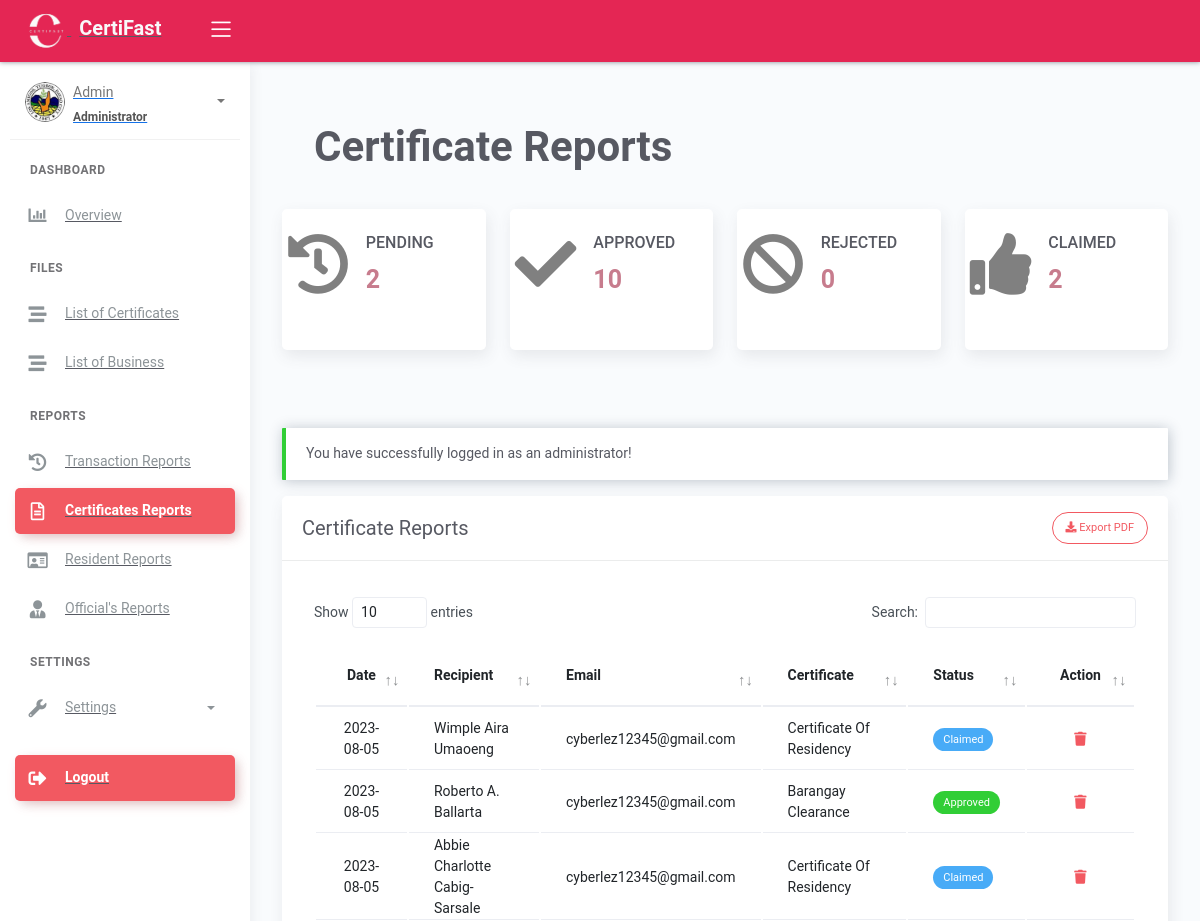
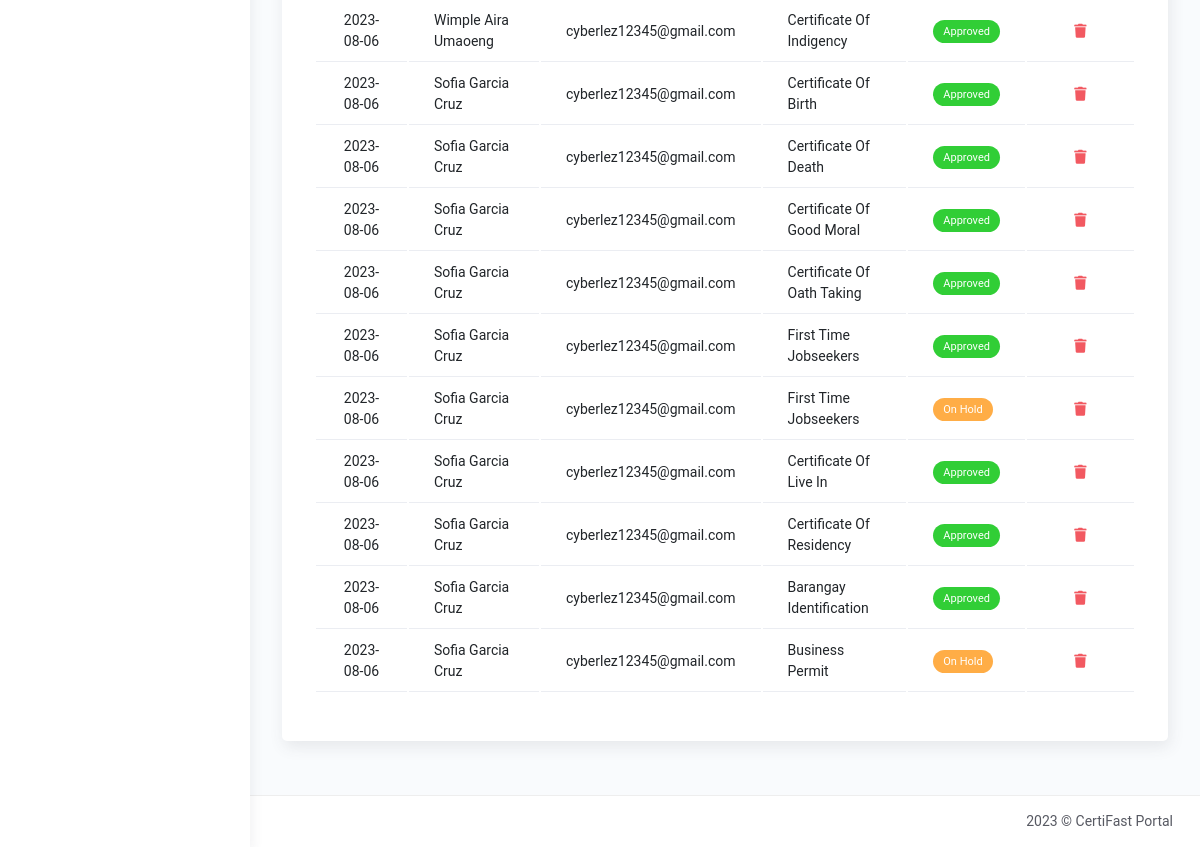
/certificates_reports.php (signed in), run on the app's committed database (2 pictures, top to bottom).
### tables this page shows
CREATE TABLE `tblresident_requested` (
  `cert_id` int(11) NOT NULL AUTO_INCREMENT,
  `resident_name` varchar(100) NOT NULL,
  `certificate_name` varchar(50) NOT NULL,
  `purok` varchar(50) NOT NULL,
  `email` varchar(50) NOT NULL,
  `date_applied` date NOT NULL DEFAULT current_timestamp(),
  `status` varchar(50) NOT NULL,
  PRIMARY KEY (`cert_id`)
);

### certificates_reports.php (the view, shortened to what this page needs)
<?php include 'server/server.php' ?>
<?php
    $query = "SELECT COUNT(certificate_name) as pending FROM tblresident_requested WHERE status = 'on hold'";
    $revenue1 = $conn->query($query)->fetch_assoc();
    $sql1 = "SELECT COUNT(certificate_name) as approved FROM tblresident_requested WHERE status = 'approved'";
    $result1 = $conn->query($sql1);
    $row1 = $result1->fetch_assoc();
    $residencyCount = $row1['approved'];
	$query2 = "SELECT COUNT(certificate_name) as rejected FROM tblresident_requested WHERE status = 'rejected'";
	$revenue3 = $conn->query($query2)->fetch_assoc();
    $query3 = "SELECT COUNT(certificate_name) as claimed FROM tblresident_requested WHERE status = 'claimed'";
	$revenue4 = $conn->query($query3)->fetch_assoc();
    $sql = "SELECT * FROM tblresident_requested WHERE status IN('on hold','claimed','approved','rejected')";
    $result = $conn->query($sql);
    $resident = array();
    while ($row = $result->fetch_assoc()) {
    $status = $row['status'];
    $statusBadge = '';
    if ($status == 'on hold') {
        $statusBadge = '<span class="badge badge-warning">On Hold</span>';
    } elseif ($status == 'approved') {
        $statusBadge = '<span class="badge badge-success">Approved</span>';
    } elseif ($status == 'rejected') {
        $statusBadge = '<span class="badge badge-danger">Rejected</span>';
    } elseif ($status == 'claimed') {
        $statusBadge = '<span class="badge badge-info">Claimed</span>';
    }
    $row['residency_badge'] = $statusBadge;
    if ($status == 'on hold') {
        $resident[] = $row;
    } elseif ($status == 'approved') {
        $resident[] = $row;
    } elseif ($status == 'rejected') {
        $resident[] = $row;
    } elseif ($status == 'claimed') {
        $resident[] = $row;
    }
}
?>
<!DOCTYPE html>
<html lang="en">
<head>
	<?php include 'templates/header.php' ?>
</head>
<body>
	<div class="wrapper">
		<?php include 'templates/main-header.php' ?>
		<?php include 'templates/sidebar.php' ?>
		<div class="main-panel">
			<div class="content">
					<div class="page-inner mt-2">
                        <div class="panel-header">
                                <div class="page-inner">
                                    <div class="d-flex align-items-left align-items-md-center flex-column flex-md-row">
                                        <div>
                                            <h1 class="text-center fw-bold" style="font-size: 300%;">Certificate Reports</h1>
                                        </div>
                                    </div>
                                </div>
                            </div>
                        <div class="row">
                            <div class="col-md-3">
                                <div class="card card-stats card card-round">
                                    <div class="card-body">
                                        <div class="row">
                                            <div class="col-4">
                                                <div class="icon-big text-center">
                                                    <i class="fa fa-history fa-2x" aria-hidden="true" style="color: gray;"></i>
                                                </div>
                                            </div>
                                            <div class="col-2 col-stats">
                                                <div class="numbers mt-2">
                                                    <h2 class="text-uppercase" style="font-size: 16px;">Pending</h2>
                                                    <h3 class="fw-bold" style="font-size: 25px; color: #C77C8D;"><?= number_format($revenue1['pending']) ?></h3>
                                                </div>
                                            </div>
                                        </div>
                                        <div class="card-body">
                                        </div>
                                    </div>
                                </div>
                            </div>
                            <div class="col-md-3">
                                <div class="card card-stats card card-round" >
                                    <div class="card-body">
                                        <div class="row">
                                            <div class="col-4">
                                                <div class="icon-big text-center">
                                                    <i class="fa fa-check fa-2x" aria-hidden="true" style="color: gray;"></i>
                                                </div>
                                            </div>
                                            <div class="col-2 col-stats">
                                                <div class="numbers mt-2">
                                                    <h2 class="text-uppercase" style="font-size: 16px;">Approved</h2>
                                                    <h3 class="fw-bold" style="font-size: 25px; color: #C77C8D;"><?= number_format($residencyCount)?></h3>
                                                </div>
                                            </div>
                                        </div>
                                        <div class="card-body">
                                        </div>
                                    </div>
                                </div>
                            </div>
                            <div class="col-md-3">
                                <div class="card card-stats card-round">
                                    <div class="card-body">
                                        <div class="row">
                                            <div class="col-4">
                                                <div class="icon-big text-center">
                                                    <i class="fa fa-ban fa-2x" aria-hidden="true" style="color: gray;"></i>
                                                </div>
                                            </div>
                                            <div class="col-2 col-stats">
                                                <div class="numbers mt-2">
                                                    <h3 class="text-uppercase" style="font-size: 16px;">Rejected</h3>
                                                    <h5 class="fw-bold text-uppercase" style="font-size: 25px; color: #C77C8D;"><?= number_format($revenue3['rejected'])?></h5>
                                                </div>
                                            </div>
                                        </div>
                                        <div class="card-body">
                                        </div>
                                    </div>
                                </div>
                            </div>
                            <div class="col-md-3">
                                <div class="card card-stats card card-round">
                                    <div class="card-body">
                                        <div class="row">
                                            <div class="col-4">
                                                <div class="icon-big text-center">
                                                    <i class="fa fa-thumbs-up fa-2x" aria-hidden="true" style="color: gray;"></i>
                                                </div>
                                            </div>
                                            <div class="col-2 col-stats">
                                                <div class="numbers mt-2">
                                                    <h2 class="text-uppercase" style="font-size: 16px;">Claimed</h2>
                                                    <h3 class="fw-bold" style="font-size: 25px; color: #C77C8D;"><?= number_format($revenue4['claimed']) ?></h3>
                                                </div>
                                            </div>
                                        </div>
                                        <div class="card-body">
                                        </div>
                                    </div>
                                </div>
                            </div>
					    </div>
					</div>
                    <div class="page-inner">
                        <?php if(isset($_SESSION['message'])): ?>
								<div class="alert alert-<?= $_SESSION['success']; ?> <?= $_SESSION['success']=='danger' ? 'bg-danger text-light' : null ?>" role="alert">
									<?php echo $_SESSION['message']; ?>
								</div>
						<?php endif ?>
                        <div class="row mt-2">
                            <div class="col-md-12">
                                <div class="card">
                                    <div class="card-header">
                                        <div class="card-head-row">
                                            <div class="card-title">Certificate Reports</div>
                                            <?php if(isset($_SESSION['username'])):?>
                                            <div class="card-tools">
                                                <a id="pdf" class="btn btn-danger btn-border btn-round btn-sm">
                                                    <i class="fas fa-download"></i>
                                                    Export PDF
                                                </a>
                                            </div>
                                            <?php endif ?>
                                            </div>
                                        </div>
                                    <div class="card-body">
                                        <div class="table-responsive mt-3">
                                            <table id="residenttable" class="table">
                                                <thead>
                                                    <tr>
                                                        <th class="text-center" scope="col">Date</th>
                                                        <th scope="col">Recipient</th>
                                                        <th scope="col">Email</th>
                                                        <th scope="col">Certificate</th>
                                                        <th scope="col">Status</th>
                                                        <th class="text-center" scope="col">Action</th>
                                                    </tr>
                                                </thead>
                                                <tbody>
                                                    <?php if(!empty($resident)): ?>
                                                        <?php $no=1; foreach($resident as $row): ?>
                                                        <tr>
                                                            <td class="text-center"><?= $row['date_applied'] ?></td>
                                                            <td><?= $row['resident_name'] ?></td>
                                                            <td><?= $row['email'] ?></td>
                                                            <td><?= ucwords($row['certificate_name']) ?></td>
                                                            <td><?= $row['residency_badge'] ?></td>
                                                            <td class="text-center">
                                                                <div class="form-button-action">
                                                                    <?php if(isset($_SESSION['username']) && $_SESSION['role']=='administrator'):?>
                                                                    <button type="button" class="btn btn-link btn-danger" data-toggle="modal" data-target="#confirmDeleteModal<?= $row['cert_id'] ?>" data-original-title="Remove">
                                                                        <i class="fas fa-trash"></i>
                                                                    </button>
                                                                    <?php endif ?>
                                                                </div>
                                                            </td>
                                                        </tr>
                                                        <?php $no++; endforeach ?>
                                                    <?php endif ?>
                                                </tbody>
                                            </table>
                                        </div>
                                    </div>
                                </div>
                            </div>
                        </div>
                    </div>
				</div>
				<?php include 'templates/main-footer.php' ?>
	        </div>
	    </div>
</body>
</html>

### Homepage/assets/css/style.css (style rules this page uses)
body { font-family: "Roboto", sans-serif; color: #444444; }
a { color: #E42654; text-decoration: none; }
h1, h2, h3, h4, h5, h6 { font-family: "Roboto", sans-serif; }

### data on the page
tblresident_requested: date_applied "2023-08-05", resident_name "Wimple Aira Umaoeng", email "cyberlez12345@gmail.com", certificate_name "Certificate Of Residency", status "Claimed"
tblresident_requested: date_applied "2023-08-05", resident_name "Roberto A. Ballarta", email "cyberlez12345@gmail.com", certificate_name "Barangay Clearance", status "Approved"
tblresident_requested: date_applied "2023-08-05", resident_name "Abbie Charlotte Cabig-Sarsale", email "cyberlez12345@gmail.com", certificate_name "Certificate Of Residency", status "Claimed"
tblresident_requested: date_applied "2023-08-06", resident_name "Wimple Aira Umaoeng", email "cyberlez12345@gmail.com", certificate_name "Certificate Of Indigency", status "Approved"
tblresident_requested: date_applied "2023-08-06", resident_name "Sofia Garcia Cruz", email "cyberlez12345@gmail.com", certificate_name "Certificate Of Birth", status "Approved"
tblresident_requested: date_applied "2023-08-06", resident_name "Sofia Garcia Cruz", email "cyberlez12345@gmail.com", certificate_name "Certificate Of Death", status "Approved"
tblresident_requested: date_applied "2023-08-06", resident_name "Sofia Garcia Cruz", email "cyberlez12345@gmail.com", certificate_name "Certificate Of Good Moral", status "Approved"
tblresident_requested: date_applied "2023-08-06", resident_name "Sofia Garcia Cruz", email "cyberlez12345@gmail.com", certificate_name "Certificate Of Oath Taking", status "Approved"
tblresident_requested: date_applied "2023-08-06", resident_name "Sofia Garcia Cruz", email "cyberlez12345@gmail.com", certificate_name "First Time Jobseekers", status "Approved"
tblresident_requested: date_applied "2023-08-06", resident_name "Sofia Garcia Cruz", email "cyberlez12345@gmail.com", certificate_name "First Time Jobseekers", status "On Hold"
tblresident_requested: date_applied "2023-08-06", resident_name "Sofia Garcia Cruz", email "cyberlez12345@gmail.com", certificate_name "Certificate Of Live In", status "Approved"
tblresident_requested: date_applied "2023-08-06", resident_name "Sofia Garcia Cruz", email "cyberlez12345@gmail.com", certificate_name "Certificate Of Residency", status "Approved"
tblresident_requested: date_applied "2023-08-06", resident_name "Sofia Garcia Cruz", email "cyberlez12345@gmail.com", certificate_name "Barangay Identification", status "Approved"
tblresident_requested: date_applied "2023-08-06", resident_name "Sofia Garcia Cruz", email "cyberlez12345@gmail.com", certificate_name "Business Permit", status "On Hold"

### other printed values
$_SESSION['username'] "Admin"
$role "Administrator"
$revenue1['pending'] "2"
$residencyCount "10"
$revenue3['rejected'] "0"
$revenue4['claimed'] "2"
$_SESSION['message'] "You have successfully logged in as an administrator!"
